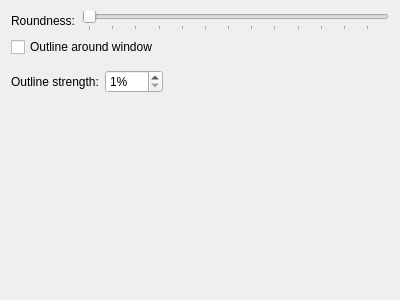
<?xml version="1.0" encoding="UTF-8"?>
<ui version="4.0">
 <class>Form</class>
 <widget class="QWidget" name="Form">
  <property name="geometry">
   <rect>
    <x>0</x>
    <y>0</y>
    <width>400</width>
    <height>300</height>
   </rect>
  </property>
  <property name="windowTitle">
   <string>Form</string>
  </property>
  <layout class="QGridLayout" name="gridLayout">
   <item row="0" column="0">
    <layout class="QVBoxLayout" name="verticalLayout">
     <item>
      <layout class="QHBoxLayout" name="horizontalLayout">
       <item>
        <widget class="QLabel" name="label">
         <property name="text">
          <string>Roundness:</string>
         </property>
        </widget>
       </item>
       <item>
        <widget class="QSlider" name="roundness">
         <property name="minimum">
          <number>1</number>
         </property>
         <property name="maximum">
          <number>64</number>
         </property>
         <property name="pageStep">
          <number>1</number>
         </property>
         <property name="orientation">
          <enum>Qt::Horizontal</enum>
         </property>
         <property name="tickPosition">
          <enum>QSlider::TicksBelow</enum>
         </property>
         <property name="tickInterval">
          <number>5</number>
         </property>
        </widget>
       </item>
      </layout>
     </item>
     <item>
      <widget class="QCheckBox" name="outline">
       <property name="text">
        <string>Outline around window</string>
       </property>
      </widget>
     </item>
     <item>
      <layout class="QHBoxLayout" name="horizontalLayout_2">
       <property name="topMargin">
        <number>7</number>
       </property>
       <item>
        <widget class="QLabel" name="label_2">
         <property name="text">
          <string>Outline strength:</string>
         </property>
        </widget>
       </item>
       <item>
        <widget class="QSpinBox" name="alpha">
         <property name="suffix">
          <string>%</string>
         </property>
         <property name="minimum">
          <number>1</number>
         </property>
         <property name="maximum">
          <number>100</number>
         </property>
        </widget>
       </item>
       <item>
        <spacer name="horizontalSpacer">
         <property name="orientation">
          <enum>Qt::Horizontal</enum>
         </property>
         <property name="sizeHint" stdset="0">
          <size>
           <width>40</width>
           <height>20</height>
          </size>
         </property>
        </spacer>
       </item>
      </layout>
     </item>
     <item>
      <spacer name="verticalSpacer">
       <property name="orientation">
        <enum>Qt::Vertical</enum>
       </property>
       <property name="sizeHint" stdset="0">
        <size>
         <width>20</width>
         <height>40</height>
        </size>
       </property>
      </spacer>
     </item>
    </layout>
   </item>
  </layout>
 </widget>
 <resources/>
 <connections/>
</ui>
